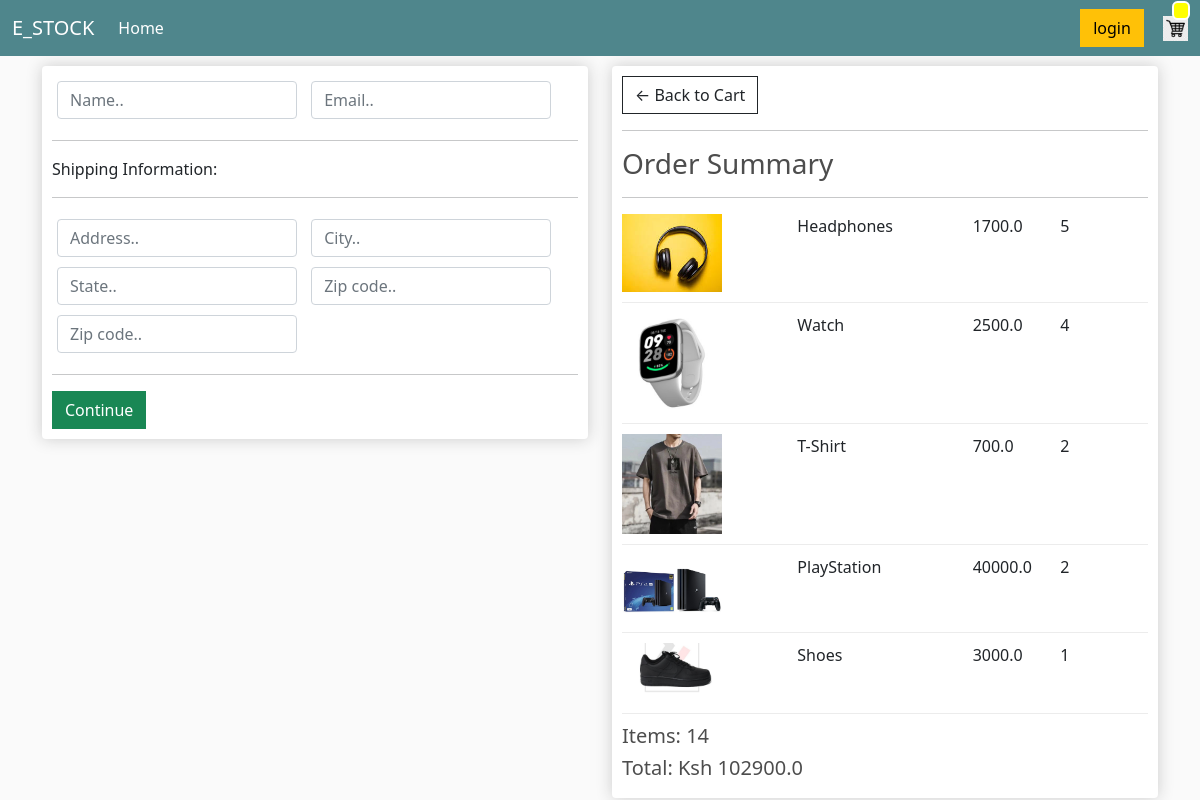
Screenshot of /checkout/ (signed in) with the database file from the repository.
### store/models.py (models this page shows, shortened)
class OrderItem(models.Model):
    product = models.ForeignKey(Product, on_delete=models.SET_NULL, null=True)
    order = models.ForeignKey(Order, on_delete=models.SET_NULL, null=True)
    quantity = models.IntegerField(default=0, null=True, blank=True)
    date_added = models.DateTimeField(auto_now_add=True)
    @property
    def get_total(self):
        total = self.product.price * self.quantity
        return total

class Product(models.Model):
    name = models.CharField(max_length=200, null=True)
    price = models.FloatField()
    digital = models.BooleanField(default=False, null=True, blank=True)
    image = models.ImageField(null=True, blank=True)
    @property
    def imageURL(self):
        try:
            url = self.image.url
        except:
            url = ""
        return url

class Order(models.Model):
    customer = models.ForeignKey(
        Customer, on_delete=models.SET_NULL, null=True, blank=True
    )
    date_ordered = models.DateTimeField(auto_now_add=True)
    complete = models.BooleanField(default=False)
    transaction_id = models.CharField(max_length=100, null=True)
    @property
    def get_cart_total(self):
        orderitems = self.orderitem_set.all()
        total = sum([item.get_total for item in orderitems])
        return total
    @property
    def get_cart_items(self):
        orderitems = self.orderitem_set.all()
        total = sum([item.quantity for item in orderitems])
        return total

### store/views.py (the view)
# urls.py: path("checkout/", views.checkout, name="checkout"),
def checkout(request):
    if request.user.is_authenticated:
        customer = request.user.customer
        order, created = Order.objects.get_or_create(customer=customer, complete=False)
        items = order.orderitem_set.all()
    else:
        items = []
        order = {"get_cart_total": 0, "get_cart_items": 0}
    context = {"items": items, "order": order}
    return render(request, "store/checkout.html", context)

### store/templates/store/checkout.html (shortened to what this page needs)
{% extends 'store/main.html' %}
{% load static %}
{% block content %}
     <div class="row">
		<div class="col-lg-6">
			<div class="box-element" id="form-wrapper">
                <form id="form">
					<div id="user-info">
						<div class="form-field">
							<input required class="form-control" type="text" name="name" placeholder="Name..">
						</div>
						<div class="form-field">
							<input required class="form-control" type="email" name="email" placeholder="Email..">
						</div>
					</div>
					<div id="shipping-info">
						<hr>
						<p>Shipping Information:</p>
						<hr>
						<div class="form-field">
							<input class="form-control" type="text" name="address" placeholder="Address..">
						</div>
						<div class="form-field">
							<input class="form-control" type="text" name="city" placeholder="City..">
						</div>
						<div class="form-field">
							<input class="form-control" type="text" name="state" placeholder="State..">
						</div>
						<div class="form-field">
							<input class="form-control" type="text" name="zipcode" placeholder="Zip code..">
						</div>
						<div class="form-field">
							<input class="form-control" type="text" name="country" placeholder="Zip code..">
						</div>
					</div>
					<hr>
					<input id="form-button" class="btn btn-success btn-block" type="submit" value="Continue">
				</form>
			</div>
            <br>
		</div>
		<div class="col-lg-6">
			<div class="box-element">
				<a  class="btn btn-outline-dark" href="{% url 'cart' %}">&#x2190; Back to Cart</a>
				<hr>
				<h3>Order Summary</h3>
				<hr>
				{% for item in items %}
				<div class="cart-row">
					<div style="flex:2"><img class="row-image" src="{{item.product.imageURL}}"></div>
					<div style="flex:2"><p>{{item.product.name}}</p></div>
					<div style="flex:1"><p>{{item.product.price}}</p></div>
					<div style="flex:1"><p>{{item.quantity}}</p></div>
				</div>
				{% endfor %}
				<h5>Items: {{order.get_cart_items}}</h5>
				<h5>Total:  Ksh {{order.get_cart_total}}</h5>
			</div>
		</div>
	</div>
{% endblock %}

### static/css/main.css (style rules this page uses)
body { background-color: hsl(0, 0%, 98%); }
h1, h2, h3, h4, h5, h6 { color: hsl(0, 0%, 30%); }
.box-element { box-shadow: hsl(0, 0%, 80%) 0 0 16px; background-color: #fff; border-radius: 4px; padding: 10px; }
.col-lg-4, .col-lg-6, .col-lg-8, .col-lg-12 { margin-top: 10px; }
.btn { border-radius: 0; }
.row-image { width: 100px; }
.form-field { width: 250px; display: inline-block; padding: 5px; }
.cart-row { display: flex; align-items: flex-stretch; padding-bottom: 10px; margin-bottom: 10px; border-bottom: 1px solid #ececec; }

### rows the page displays
OrderItem: product.imageURL (picture), product.name "Headphones", product.price "1700.0", quantity "5"
OrderItem: product.imageURL (picture), product.name "Watch", product.price "2500.0", quantity "4"
OrderItem: product.imageURL (picture), product.name "T-Shirt", product.price "700.0", quantity "2"
OrderItem: product.imageURL (picture), product.name "PlayStation", product.price "40000.0", quantity "2"
OrderItem: product.imageURL (picture), product.name "Shoes", product.price "3000.0", quantity "1"
Order: get_cart_items "14", get_cart_total "102900.0"
